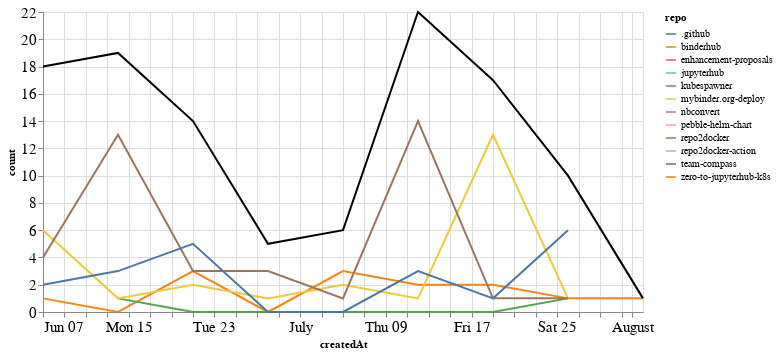

The code cell stored with this chart in its notebook:
### Markdown cell above
## Comments

### Code cell
comments_time = comments.groupby('repo').resample('W', on='createdAt').count()['author'].reset_index()
comments_time = comments_time.rename(columns={'author': 'count'})
comments_time_total = comments_time.groupby('createdAt').agg({"count": "sum"}).reset_index()
ch1 = alt.Chart(comments_time, width=600).mark_line().encode(
    x='createdAt',
    y='count',
    color='repo',
    tooltip="repo"
)

ch2 = alt.Chart(comments_time_total, width=600).mark_line(color="black").encode(
    x='createdAt',
    y='count',
)

ch1 + ch2

### Figure 1 — Vega-Lite specification as saved in the notebook (floating-point values rounded to 4 significant figures)
{"config": {"axisLeft": {"labelFontSize": 15}, "axisBottom": {"labelFontSize": 15}}, "layer": [{"data": {"name": "data-8d24b8df43e71131d36504612a64915a"}, "mark": "line", "encoding": {"color": {"type": "nominal", "field": "repo"}, "tooltip": {"type": "nominal", "field": "repo"}, "x": {"type": "temporal", "field": "createdAt"}, "y": {"type": "quantitative", "field": "count"}}, "width": 600}, {"data": {"name": "data-7f918a2a839ad4ce062d7ccbee79ff01"}, "mark": {"type": "line", "color": "black"}, "encoding": {"x": {"type": "temporal", "field": "createdAt"}, "y": {"type": "quantitative", "field": "count"}}, "width": 600}], "$schema": "https://vega.github.io/schema/vega-lite/v4.8.1.json", "datasets": {"data-8d24b8df43e71131d36504612a64915a": [{"repo": ".github", "createdAt": "2020-06-21T00:00:00", "count": 1}, {"repo": "binderhub", "createdAt": "2020-06-07T00:00:00", "count": 1}, {"repo": "binderhub", "createdAt": "2020-06-14T00:00:00", "count": 0}, {"repo": "binderhub", "createdAt": "2020-06-21T00:00:00", "count": 3}, {"repo": "binderhub", "createdAt": "2020-06-28T00:00:00", "count": 0}, {"repo": "binderhub", "createdAt": "2020-07-05T00:00:00", "count": 3}, {"repo": "binderhub", "createdAt": "2020-07-12T00:00:00", "count": 2}, {"repo": "binderhub", "createdAt": "2020-07-19T00:00:00", "count": 2}, {"repo": "binderhub", "createdAt": "2020-07-26T00:00:00", "count": 1}, {"repo": "binderhub", "createdAt": "2020-08-02T00:00:00", "count": 1}, {"repo": "enhancement-proposals", "createdAt": "2020-07-12T00:00:00", "count": 2}, {"repo": "jupyterhub", "createdAt": "2020-06-07T00:00:00", "count": 1}, {"repo": "kubespawner", "createdAt": "2020-06-14T00:00:00", "count": 1}, {"repo": "kubespawner", "createdAt": "2020-06-21T00:00:00", "count": 0}, {"repo": "kubespawner", "createdAt": "2020-06-28T00:00:00", "count": 0}, {"repo": "kubespawner", "createdAt": "2020-07-05T00:00:00", "count": 0}, {"repo": "kubespawner", "createdAt": "2020-07-12T00:00:00", "count": 0}, {"repo": "kubespawner", "createdAt": "2020-07-19T00:00:00", "count": 0}, {"repo": "kubespawner", "createdAt": "2020-07-26T00:00:00", "count": 1}, {"repo": "mybinder.org-deploy", "createdAt": "2020-06-07T00:00:00", "count": 6}, {"repo": "mybinder.org-deploy", "createdAt": "2020-06-14T00:00:00", "count": 1}, {"repo": "mybinder.org-deploy", "createdAt": "2020-06-21T00:00:00", "count": 2}, {"repo": "mybinder.org-deploy", "createdAt": "2020-06-28T00:00:00", "count": 1}, {"repo": "mybinder.org-deploy", "createdAt": "2020-07-05T00:00:00", "count": 2}, {"repo": "mybinder.org-deploy", "createdAt": "2020-07-12T00:00:00", "count": 1}, {"repo": "mybinder.org-deploy", "createdAt": "2020-07-19T00:00:00", "count": 13}, {"repo": "mybinder.org-deploy", "createdAt": "2020-07-26T00:00:00", "count": 1}, {"repo": "nbconvert", "createdAt": "2020-06-14T00:00:00", "count": 1}, {"repo": "pebble-helm-chart", "createdAt": "2020-06-07T00:00:00", "count": 1}, {"repo": "repo2docker", "createdAt": "2020-06-07T00:00:00", "count": 4}, {"repo": "repo2docker", "createdAt": "2020-06-14T00:00:00", "count": 13}, {"repo": "repo2docker", "createdAt": "2020-06-21T00:00:00", "count": 3}, {"repo": "repo2docker", "createdAt": "2020-06-28T00:00:00", "count": 3}, {"repo": "repo2docker", "createdAt": "2020-07-05T00:00:00", "count": 1}, {"repo": "repo2docker", "createdAt": "2020-07-12T00:00:00", "count": 14}, {"repo": "repo2docker", "createdAt": "2020-07-19T00:00:00", "count": 1}, {"repo": "repo2docker", "createdAt": "2020-07-26T00:00:00", "count": 1}, {"repo": "repo2docker-action", "createdAt": "2020-06-28T00:00:00", "count": 1}, {"repo": "team-compass", "createdAt": "2020-06-07T00:00:00", "count": 2}, {"repo": "team-compass", "createdAt": "2020-06-14T00:00:00", "count": 3}, {"repo": "team-compass", "createdAt": "2020-06-21T00:00:00", "count": 5}, {"repo": "team-compass", "createdAt": "2020-06-28T00:00:00", "count": 0}, {"repo": "team-compass", "createdAt": "2020-07-05T00:00:00", "count": 0}, {"repo": "team-compass", "createdAt": "2020-07-12T00:00:00", "count": 3}, {"repo": "team-compass", "createdAt": "2020-07-19T00:00:00", "count": 1}, {"repo": "team-compass", "createdAt": "2020-07-26T00:00:00", "count": 6}, {"repo": "zero-to-jupyterhub-k8s", "createdAt": "2020-06-07T00:00:00", "count": 3}], "data-7f918a2a839ad4ce062d7ccbee79ff01": [{"createdAt": "2020-06-07T00:00:00", "count": 18}, {"createdAt": "2020-06-14T00:00:00", "count": 19}, {"createdAt": "2020-06-21T00:00:00", "count": 14}, {"createdAt": "2020-06-28T00:00:00", "count": 5}, {"createdAt": "2020-07-05T00:00:00", "count": 6}, {"createdAt": "2020-07-12T00:00:00", "count": 22}, {"createdAt": "2020-07-19T00:00:00", "count": 17}, {"createdAt": "2020-07-26T00:00:00", "count": 10}, {"createdAt": "2020-08-02T00:00:00", "count": 1}]}}
